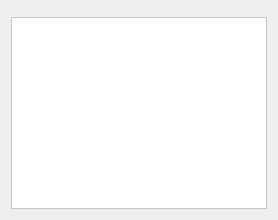
                        <widget class="QWidget" name="TT_BG_Page">
                         <layout class="QVBoxLayout" name="verticalLayout_25">
                          <item>
                           <widget class="QFrame" name="horizontalFrame">
                            <property name="maximumSize">
                             <size>
                              <width>16777215</width>
                              <height>110</height>
                             </size>
                            </property>
                            <property name="styleSheet">
                             <string notr="true">background-color: rgb( 35, 35, 35);</string>
                            </property>
                            <widget class="QFrame" name="frame_div_content_4">
                             <property name="geometry">
                              <rect>
                               <x>0</x>
                               <y>0</y>
                               <width>681</width>
                               <height>110</height>
                              </rect>
                             </property>
                             <property name="sizePolicy">
                              <sizepolicy hsizetype="Expanding" vsizetype="Expanding">
                               <horstretch>0</horstretch>
                               <verstretch>0</verstretch>
                              </sizepolicy>
                             </property>
                             <property name="minimumSize">
                              <size>
                               <width>0</width>
                               <height>110</height>
                              </size>
                             </property>
                             <property name="maximumSize">
                              <size>
                               <width>16777215</width>
                               <height>110</height>
                              </size>
                             </property>
                             <property name="frameShape">
                              <enum>QFrame::NoFrame</enum>
                             </property>
                             <property name="frameShadow">
                              <enum>QFrame::Raised</enum>
                             </property>
                             <layout class="QVBoxLayout" name="verticalLayout_27">
                              <property name="spacing">
                               <number>0</number>
                              </property>
                              <property name="leftMargin">
                               <number>0</number>
                              </property>
                              <property name="topMargin">
                               <number>0</number>
                              </property>
                              <property name="rightMargin">
                               <number>0</number>
                              </property>
                              <property name="bottomMargin">
                               <number>0</number>
                              </property>
                              <item>
                               <widget class="QFrame" name="frame_title_wid_4">
                                <property name="maximumSize">
                                 <size>
                                  <width>16777215</width>
                                  <height>35</height>
                                 </size>
                                </property>
                                <property name="frameShape">
                                 <enum>QFrame::StyledPanel</enum>
                                </property>
                                <property name="frameShadow">
                                 <enum>QFrame::Raised</enum>
                                </property>
                                <layout class="QVBoxLayout" name="verticalLayout_30">
                                 <item>
                                  <widget class="QLabel" name="labelBoxBlenderInstalation_4">
                                   <property name="font">
                                    <font>
                                     <family>Shopee Display Black</family>
                                     <pointsize>8</pointsize>
                                     <weight>10</weight>
                                     <italic>false</italic>
                                     <bold>false</bold>
                                    </font>
                                   </property>
                                   <property name="styleSheet">
                                    <string notr="true">color: rgb(255, 255, 255);
</string>
                                   </property>
                                   <property name="text">
                                    <string>Bảng giá sản phẩm</string>
                                   </property>
                                  </widget>
                                 </item>
                                </layout>
                               </widget>
                              </item>
                              <item>
                               <widget class="QFrame" name="frame_content_wid_4">
                                <property name="sizePolicy">
                                 <sizepolicy hsizetype="Expanding" vsizetype="Expanding">
                                  <horstretch>0</horstretch>
                                  <verstretch>0</verstretch>
                                 </sizepolicy>
                                </property>
                                <property name="frameShape">
                                 <enum>QFrame::NoFrame</enum>
                                </property>
                                <property name="frameShadow">
                                 <enum>QFrame::Raised</enum>
                                </property>
                                <layout class="QHBoxLayout" name="horizontalLayout_15">
                                 <property name="spacing">
                                  <number>6</number>
                                 </property>
                                 <property name="leftMargin">
                                  <number>9</number>
                                 </property>
                                 <property name="topMargin">
                                  <number>9</number>
                                 </property>
                                 <property name="rightMargin">
                                  <number>9</number>
                                 </property>
                                 <property name="bottomMargin">
                                  <number>9</number>
                                 </property>
                                 <item>
                                  <layout class="QGridLayout" name="gridLayout_5">
                                   <property name="bottomMargin">
                                    <number>0</number>
                                   </property>
                                   <item row="0" column="0">
                                    <widget class="QLineEdit" name="lineEdit_5">
                                     <property name="minimumSize">
                                      <size>
                                       <width>0</width>
                                       <height>30</height>
                                      </size>
                                     </property>
                                     <property name="styleSheet">
                                      <string notr="true">background-color: rgb(33, 37, 43);
color: rgb(255, 255, 255);</string>
                                     </property>
                                     <property name="text">
                                      <string/>
                                     </property>
                                     <property name="placeholderText">
                                      <string>Type here</string>
                                     </property>
                                    </widget>
                                   </item>
                                   <item row="0" column="1">
                                    <widget class="QPushButton" name="pushButton_12">
                                     <property name="minimumSize">
                                      <size>
                                       <width>150</width>
                                       <height>30</height>
                                      </size>
                                     </property>
                                     <property name="font">
                                      <font>
                                       <family>Shopee Display Black</family>
                                       <pointsize>8</pointsize>
                                       <weight>10</weight>
                                       <italic>false</italic>
                                       <bold>false</bold>
                                      </font>
                                     </property>
                                     <property name="cursor">
                                      <cursorShape>PointingHandCursor</cursorShape>
                                     </property>
                                     <property name="styleSheet">
                                      <string notr="true">background-color: rgb(52, 59, 72);
color: rgb(255, 255, 255);</string>
                                     </property>
                                     <property name="text">
                                      <string>Tìm kiếm</string>
                                     </property>
                                     <property name="icon">
                                      <iconset resource="../../GUI_Test/Modern_GUI_PyDracula_PySide6_or_PyQt6-master/resources.qrc">
                                       <normaloff>:/icons/images/icons/cil-folder-open.png</normaloff>:/icons/images/icons/cil-folder-open.png</iconset>
                                     </property>
                                    </widget>
                                   </item>
                                   <item row="1" column="0" colspan="2">
                                    <widget class="QLabel" name="labelVersion_7">
                                     <property name="styleSheet">
                                      <string notr="true">color: rgb(113, 126, 149);</string>
                                     </property>
                                     <property name="lineWidth">
                                      <number>1</number>
                                     </property>
                                     <property name="text">
                                      <string>Label description</string>
                                     </property>
                                     <property name="alignment">
                                      <set>Qt::AlignLeading|Qt::AlignLeft|Qt::AlignVCenter</set>
                                     </property>
                                    </widget>
                                   </item>
                                  </layout>
                                 </item>
                                </layout>
                               </widget>
                              </item>
                             </layout>
                            </widget>
                            <widget class="QWidget" name="widget" native="true">
                             <property name="geometry">
                              <rect>
                               <x>203</x>
                               <y>2</y>
                               <width>301</width>
                               <height>41</height>
                              </rect>
                             </property>
                             <layout class="QHBoxLayout" name="horizontalLayout_23">
                              <item>
                               <widget class="QPushButton" name="pushButton_22">
                                <property name="styleSheet">
                                 <string notr="true">
QPushButton {
	background-color: rgb(52, 59, 72);
	color: rgb(255, 255, 255);
}
QPushButton:hover {
	background-color: rgb(85, 170, 255);
}</string>
                                </property>
                                <property name="text">
                                 <string>Thêm</string>
                                </property>
                               </widget>
                              </item>
                              <item>
                               <widget class="QPushButton" name="pushButton_23">
                                <property name="styleSheet">
                                 <string notr="true">
QPushButton {
	background-color: rgb(52, 59, 72);
	color: rgb(255, 255, 255);
}
QPushButton:hover {
	background-color: rgb(85, 170, 255);
}</string>
                                </property>
                                <property name="text">
                                 <string>Xóa</string>
                                </property>
                               </widget>
                              </item>
                             </layout>
                            </widget>
                           </widget>
                          </item>
                          <item>
                           <widget class="QFrame" name="verticalFrame">
                            <layout class="QVBoxLayout" name="verticalLayout_26">
                             <property name="spacing">
                              <number>0</number>
                             </property>
                             <property name="leftMargin">
                              <number>0</number>
                             </property>
                             <property name="topMargin">
                              <number>0</number>
                             </property>
                             <property name="rightMargin">
                              <number>0</number>
                             </property>
                             <property name="bottomMargin">
                              <number>0</number>
                             </property>
                             <item>
                              <widget class="QFrame" name="horizontalFrame_3">
                               <layout class="QVBoxLayout" name="verticalLayout_33">
                                <property name="spacing">
                                 <number>0</number>
                                </property>
                                <property name="leftMargin">
                                 <number>0</number>
                                </property>
                                <property name="topMargin">
                                 <number>0</number>
                                </property>
                                <property name="rightMargin">
                                 <number>0</number>
                                </property>
                                <property name="bottomMargin">
                                 <number>0</number>
                                </property>
                                <item>
                                 <widget class="QTableView" name="tableView_4">
                                  <property name="sizePolicy">
                                   <sizepolicy hsizetype="Preferred" vsizetype="Preferred">
                                    <horstretch>0</horstretch>
                                    <verstretch>0</verstretch>
                                   </sizepolicy>
                                  </property>
                                  <property name="styleSheet">
                                   <string notr="true">background-color: rgb(255, 255, 255);</string>
                                  </property>
                                  <property name="frameShape">
                                   <enum>QFrame::StyledPanel</enum>
                                  </property>
                                 </widget>
                                </item>
                               </layout>
                              </widget>
                             </item>
                            </layout>
                           </widget>
                          </item>
                         </layout>
                        </widget>
